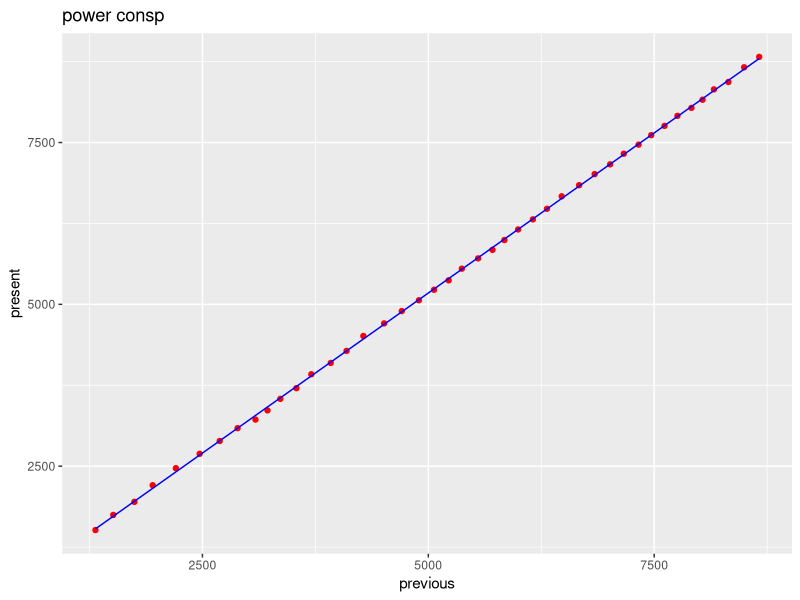
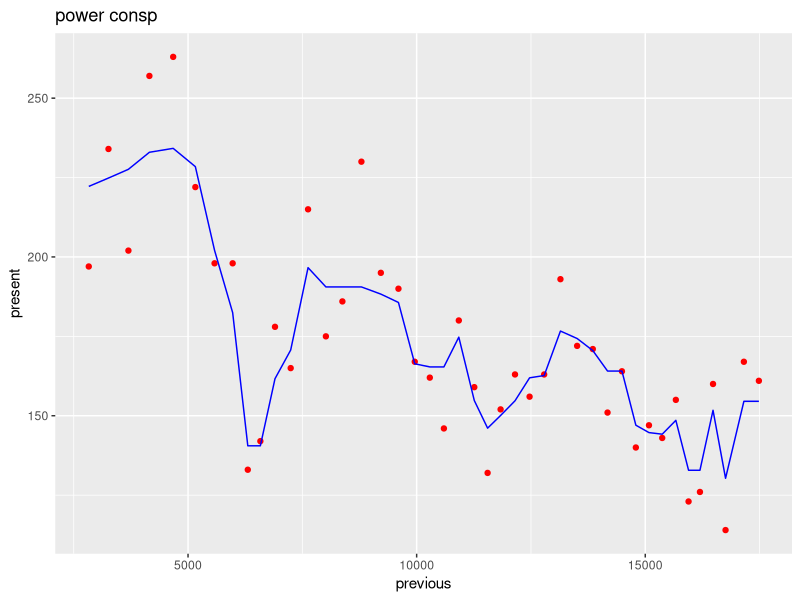
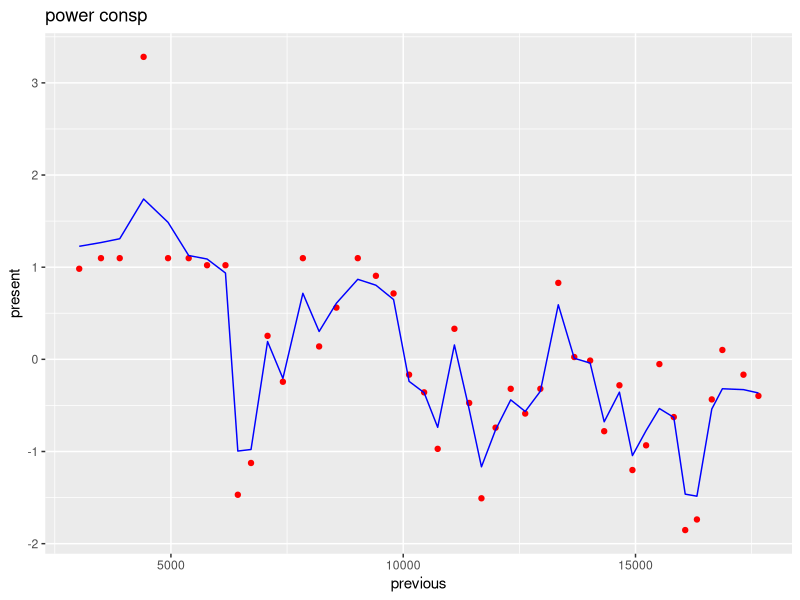
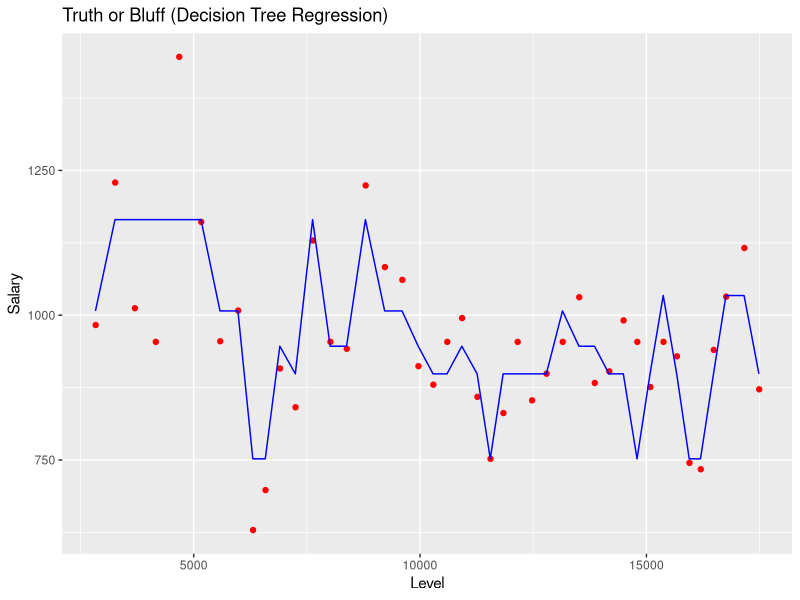

The R source for these figures, in order:
# Multiple Linear Regression

# Importing the dataset
dataset = read.csv('electric.csv')


# Taking care of missing data

dataset$amount = ifelse(is.na(dataset$amount),
                        ave(dataset$amount, FUN = function(x) mean(x, na.rm = TRUE)),
                        dataset$amount)


# Encoding categorical data
dataset$month = factor(dataset$month,
                       levels = c('jan', 'feb', 'mar' ,'apr','may','jun','jul','agu','sep','oct','nov','dec'),
                       labels = c(1, 2, 3, 4,5,6,7,8,9,10,11,12))

# Feature Scaling
dataset$e3 = as.vector(scale(dataset$e3))
pre1=8968

# Fitting Multiple Linear Regression to the Training set
#finding present consuption
regressor = lm(formula = pres ~ pre,
               data = dataset)

library(ggplot2)
ggplot() +
  geom_point(aes(x = dataset$pre, y = dataset$pres),
             colour = 'red') +
  geom_line(aes(x = dataset$pre, y = predict(regressor, newdata = dataset)),
            colour = 'blue') +
  ggtitle('power consp') +
  xlab('previous') +
  ylab('present')
y_pred = predict(regressor,data.frame(pre=pre1))
y_pred

#finding fixed rate e3,consp
consp1=y_pred-pre1
library(randomForest)
set.seed(1234)
regressor = randomForest(x = dataset[3:4],
                         y =  dataset$consp,
                         ntree = 10)
y_pred4 = predict(regressor,data.frame(pres=y_pred,pre=pre1))
y_pred4
library(ggplot2)
ggplot() +
  geom_point(aes(x = dataset$pres+dataset$pre, y =dataset$consp),
             colour = 'red')+
  geom_line(aes(x =dataset$pres+dataset$pre, y = predict(regressor, newdata = dataset)),
            colour = 'blue') +
  ggtitle('power consp') +
  xlab('previous') +
  ylab('present')

library(randomForest)
set.seed(1234)
regressor = randomForest(x = dataset[3:5],
                         y =  dataset$e3,
                        ntree = 50)
y_pred2 = predict(regressor,data.frame(pres=y_pred,pre=pre1,consp=y_pred4))
y_pred2
library(ggplot2)
ggplot() +
  geom_point(aes(x = dataset$pres+dataset$pre+dataset$consp, y =dataset$e3),
             colour = 'red')+
  geom_line(aes(x =dataset$pres+dataset$pre+dataset$consp , y = predict(regressor, newdata = dataset)),
            colour = 'blue') +
  ggtitle('power consp') +
  xlab('previous') +
  ylab('present')

# Predicting the Test set results


#Building the optimal model using backward elimination

#make x0 is 1 which we include in X matrix as refer<- copy we dont need this in R
#we are fitting the model which is 2nd step of backward
#if p>significance level we remove that col,lower p high accuracy


#z = predict(regressor, data.frame( pre= ))
#z

#IMP Working have to do better.
#getting amount
library(rpart)
regressor = rpart(formula = amount ~ pres+pre+e3+pricee3,
                  data = dataset,
                  control = rpart.control(minsplit = 8))
y_pred3 = predict(regressor, data.frame(pres=y_pred
,pre=pre1,e3=y_pred2,pricee3=6.5
))
y_pred3

library(ggplot2)
ggplot() +
  geom_point(aes(x =  dataset$pres + dataset$pricee3 + dataset$e3+dataset$pre, y = dataset$amount),
             colour = 'red') +
  geom_line(aes(x = dataset$pres+dataset$pre+dataset$e3, y = predict(regressor, newdata = dataset)),
            colour = 'blue') +
  ggtitle('Truth or Bluff (Decision Tree Regression)') +
  xlab('Level') +
  ylab('Salary')



#library(randomForest)
#set.seed(1234)
#regressor = randomForest(x = dataset[3:8],
#                         y =  dataset$amount,
 #                        ntree = 5000)
#y_pred = predict(regressor, data.frame(pres=8823,pre=8662,e3=61,pricee3=6.5,e1=30,e2=70
#library(ggplot2)
#ggplot() +
 # geom_point(aes(x =  dataset$pres + dataset$pricee3 + dataset$e3+dataset$pre, y = dataset$amount),
  #           colour = 'red') +
  #geom_line(aes(x = dataset$pres+dataset$pre+dataset$e3, y = predict(regressor, newdata = dataset)),
  #          colour = 'blue') +
  #ggtitle('Truth or Bluff (Decision Tree Regression)') +
  #xlab('Level') +
  #ylab('Salary')
